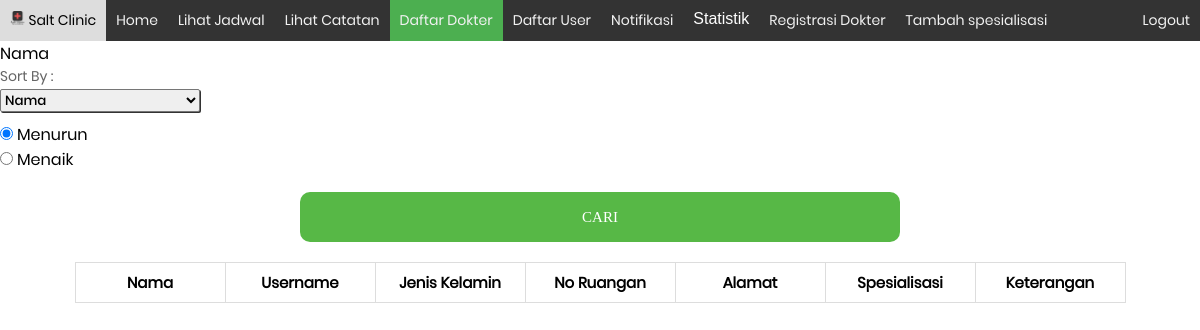
Before: /daftar-dokter.php (signed in) with the older database file.
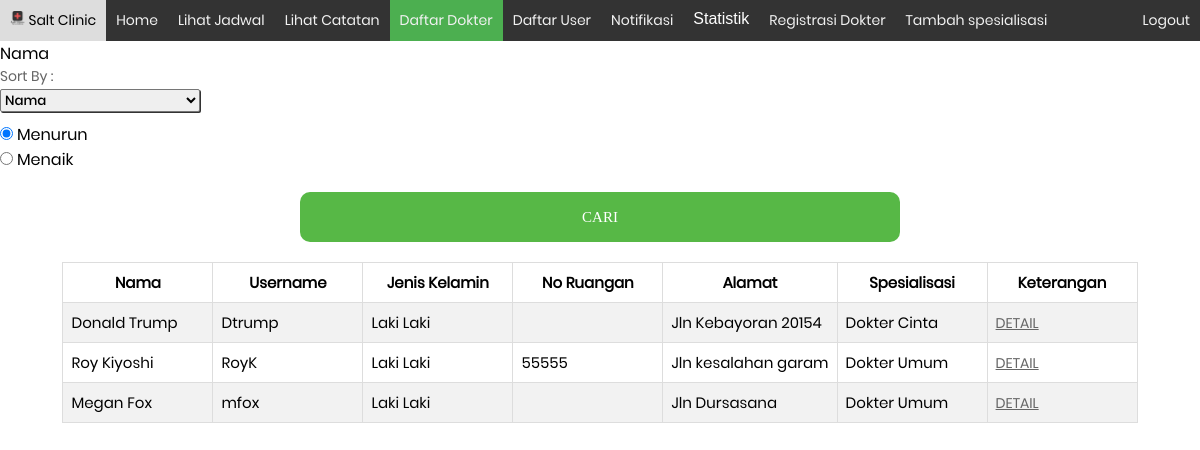
After: the same page with the newer database file.
### tables this page shows
CREATE TABLE `dokter` (
  `idDokter` int(11) NOT NULL,
  `idUser` int(11) NOT NULL,
  `idSpesialisasi` int(11) NOT NULL,
  `noRuangan` varchar(5) DEFAULT NULL
);

CREATE TABLE `users` (
  `idUser` int(11) NOT NULL,
  `nama` varchar(50) NOT NULL,
  `umur` int(11) DEFAULT NULL,
  `jenisKelamin` varchar(2) NOT NULL,
  `priviledge` int(11) NOT NULL,
  `isActive` tinyint(1) NOT NULL,
  `username` varchar(25) NOT NULL,
  `alamat` varchar(255) NOT NULL,
  `password` varchar(8) NOT NULL
);

CREATE TABLE `spesialisasi` (
  `idSpesialisasi` int(11) NOT NULL,
  `namaSpesialisasi` varchar(50) NOT NULL
);

### daftar-dokter.php (the view, shortened to what this page needs)
<?php
	include ('connection/session.php');
	$query = " SELECT tusers.nama as nama ,tusers.username as username,tusers.jenisKelamin as jenisKelamin,tusers.Alamat as Alamat,tspesial.namaSpesialisasi as spesialisasi,noRuangan,idDokter
	FROM dokter
	INNER JOIN spesialisasi as tspesial on tspesial.idSpesialisasi = dokter.idSpesialisasi
	INNER JOIN users as tusers on dokter.idUser = tusers.idUser ";
	$filter="";
	$query .=$filter;
	$result =$conn->query($query);
?>
<!DOCTYPE html>
<html lang="en">
	<head>
		<link rel="stylesheet" type="text/css" href="fonts/font-awesome-4.7.0/css/font-awesome.min.css">
		<link rel="stylesheet" type="text/css" href="css/main.css">
	</head>
	<body>
	<?php include ('navbar/admin-navmenu.php')?>
	<form method="GET" action="">
			<label for="">Nama </label> <input type="text" name="userID" id=""><br>
			<div class="input-box">
						<p>Sort By :</p>
						<select id='pilihan' class='my-form' name="sort">
							<option value="tusers.nama">Nama</option>
						</select>
			</div>
			<input type="radio" name="sortby" value="desc" checked> Menurun<br>
  			<input type="radio" name="sortby" value="asc"> Menaik<br>
			<div class="container-menu-btn" style="width:">
						<button class="menu-btn">
							Cari
						</button>
					</div>
			</form>
	<div class="my-container">
		<table>
			<tr>
				<th>Nama</th>
				<th>Username</th>
				<th>Jenis Kelamin</th>
				<th>No Ruangan</th>
				<th>Alamat</th>
				<th>Spesialisasi</th>
				<th>Keterangan</th>
			</tr>
			<?php
				if($result){
					while ($row=$result->fetch_array())
					{
						if ($row['jenisKelamin']=='L') {
								$jenisKelamin = "Laki Laki";
						} else {
								$jenisKelamin ="Perempuan";
						}
						echo "<tr>
						<td>". $row["nama"] ."</td>
						<td> ".$row["username"] ."</td>
						<td> ".$jenisKelamin."</td>
						<td> ".$row['noRuangan']."</td>
						<td> ".$row["Alamat"]."</td>
						<td> ".$row["spesialisasi"]."</td>
						<td> <a href=daftar-dokter.php?idktr=".$row['idDokter'].">DETAIL</a></td></tr>";
					}
				}
			?>
		</table>
	</div>
	</body>
</html>

### navbar/admin-navmenu.php (shortened to what this page needs)
<div class="index-navbar">
	<a class="brand" href="index.php">
		<img src="images/logo.png" alt="IMG">
		Salt Clinic
	</a>
	<a href="index.php" <?php if(stripos($_SERVER['SCRIPT_NAME'],"index.php")){echo 'class="active" ';}?>>Home</a>
	<a href="admin-jadwal.php" <?php if(stripos($_SERVER['SCRIPT_NAME'],"admin-jadwal.php")){echo 'class="active" ';}?>>Lihat Jadwal</a>
	<a href="admin-history.php" <?php if(stripos($_SERVER['SCRIPT_NAME'],"admin-history.php")){echo 'class="active" ';}?>>Lihat Catatan</a>
	<a href="daftar-dokter.php" <?php if(stripos($_SERVER['SCRIPT_NAME'],"daftar-dokter.php")){echo 'class="active" ';}?>>Daftar Dokter</a>
	<a href="daftar-user.php" <?php if(stripos($_SERVER['SCRIPT_NAME'],"daftar-user.php")){echo 'class="active" ';}?>>Daftar User</a>
	<a href="notifikasi.php" <?php if(stripos($_SERVER['SCRIPT_NAME'],"notifikasi.php")){echo 'class="active" ';}?>>Notifikasi</a>
	<div class='dropdown'>
		<button class='dropbtn'>Statistik</button>
	</div>
	<a href="registration-dokter.php" <?php if(stripos($_SERVER['SCRIPT_NAME'],"registration-dokter.php")){echo 'class="active" ';}?>>Registrasi Dokter</a>
	<a href="addspesialisasi.php" <?php if(stripos($_SERVER['SCRIPT_NAME'],"addspesialisasi.php")){echo 'class="active" ';}?>>Tambah spesialisasi</a>
	<a style='float:right' href='logout.php'>Logout</a>
</div>

### css/main.css (style rules this page uses)
* { margin: 0px; padding: 0px; box-sizing: border-box; transition: all 0.4s; }
body, html { height: 100%; font-family: Poppins-Regular, sans-serif; }
.my-container { padding: 20px; }
.my-form { font-family: Poppins-Medium; border-radius: 2px; min-width: 200px; box-shadow: 1px 1px #333; }
a { font-family: Poppins-Regular; font-size: 14px; color: #666666; margin: 0px; }
p { font-family: Poppins-Regular; font-size: 14px; color: #666666; margin: 0px; }
input { outline: none; border: none; }
button { outline: none !important; border: none; background: transparent; }
.input-box { position: relative; width: 100%; z-index: 1; margin-bottom: 10px; }
.login-container-form-btn, .container-menu-btn { width: 100%; display: flex; flex-wrap: wrap; justify-content: center; padding-top: 20px; }
.login-form-btn, .menu-btn { font-family: Montserrat-Bold; font-size: 15px; line-height: 1.5; color: #fff; text-transform: uppercase; width: 100%; height: 50px; border-radius: 10px; background: #57b846; display: flex; justify-content: center; align-items: center; padding: 0 25px; }
.menu-btn { width: 50%; }
.index-navbar { background-color: #333; overflow: hidden; }
.index-navbar a { float: left; color: #f2f2f2; text-align: center; padding: 10px; text-decoration: none; }
.active { background-color: #4CAF50; color: white; }
.dropbtn { background-color: #333; color: white; padding: 10px; font-size: 16px; border: none; }
.dropdown { display: inline-block; float:left; }
.brand img { width:15px; display:inline-block; }
table { font-size: 15px; border-collapse: collapse; margin:auto; }
table td, table th { min-width: 150px; border: 1px solid #ddd; padding: 8px; }
table tr:nth-child(even) { background-color: #f2f2f2; }

Changed rows visible on the page:
added dokter: idUser.nama "Donald Trump", idUser.username "Dtrump", idUser.jenisKelamin "Laki Laki", idUser.alamat "Jln Kebayoran 20154", idSpesialisasi.namaSpesialisasi "Dokter Cinta"
added dokter: idUser.nama "Roy Kiyoshi", idUser.username "RoyK", idUser.jenisKelamin "Laki Laki", noRuangan "55555", idUser.alamat "Jln kesalahan garam", idSpesialisasi.namaSpesialisasi "Dokter Umum"
added dokter: idUser.nama "Megan Fox", idUser.username "mfox", idUser.jenisKelamin "Laki Laki", idUser.alamat "Jln Dursasana", idSpesialisasi.namaSpesialisasi "Dokter Umum"
